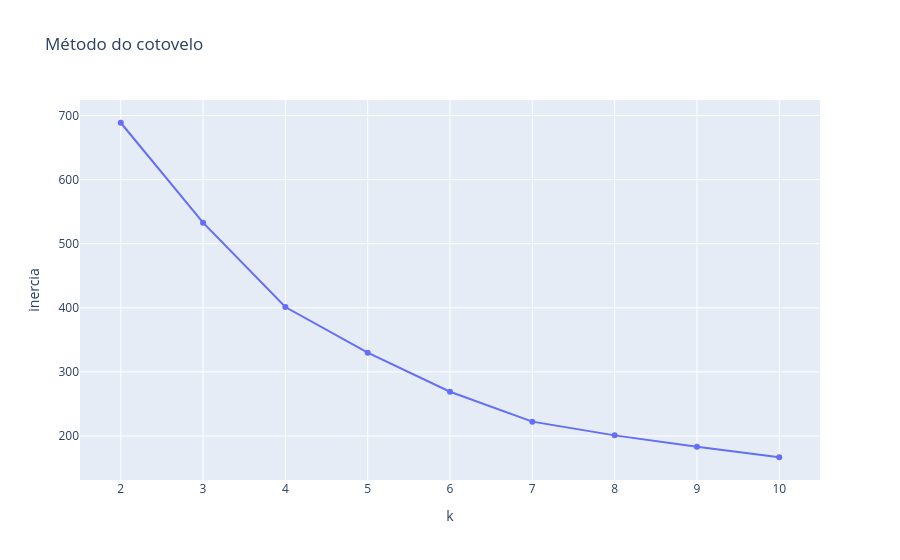
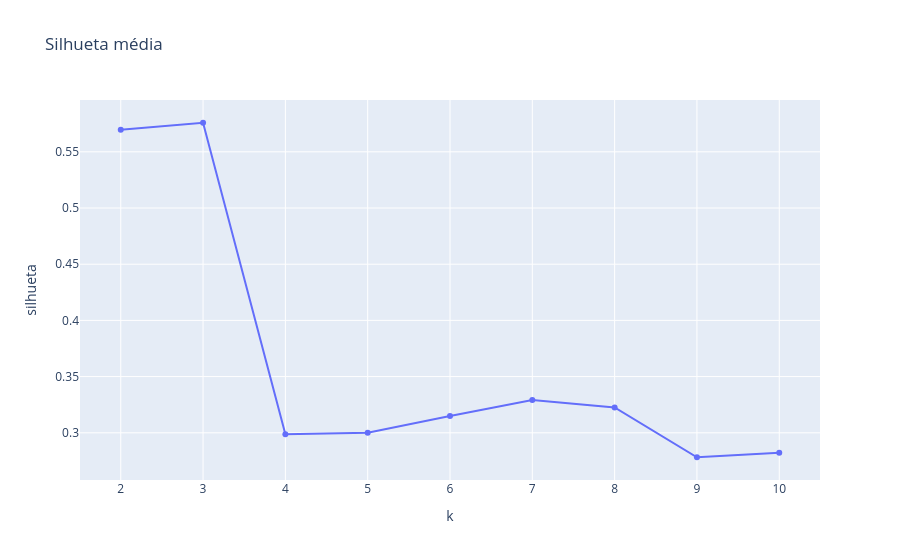

The code cell stored with these charts, in order, in its notebook:
### Code cell
resultados = []
for k in range(2, 11):
    # random_state fixo: o resultado é o mesmo a cada execução (reprodutível)
    # n_init=10: roda 10 vezes com centros iniciais diferentes e fica com a melhor
    modelo = KMeans(n_clusters=k, random_state=42, n_init=10).fit(X)
    resultados.append({
        "k": k,
        "inercia": modelo.inertia_,
        "silhueta": silhouette_score(X, modelo.labels_),
    })

resultados = pd.DataFrame(resultados)
px.line(resultados, x="k", y="inercia", markers=True, title="Método do cotovelo").show()
px.line(resultados, x="k", y="silhueta", markers=True, title="Silhueta média").show()
resultados.round(3)

### Figure 1 — Plotly figure (JSON) as saved in the notebook; plotly's stock layout.template omitted (floating-point values rounded to 4 significant figures)
{"data": [{"hovertemplate": "k=%{x}<br>inercia=%{y}<extra></extra>", "legendgroup": "", "line": {"color": "#636efa", "dash": "solid"}, "marker": {"symbol": "circle"}, "mode": "lines+markers", "name": "", "orientation": "v", "showlegend": false, "type": "scatter", "x": [2, 3, 4, 5, 6, 7, 8, 9, 10], "xaxis": "x", "y": [688.8, 532.8, 401.3, 330.0, 269.1, 222.4, 201.0, 183.1, 166.8], "yaxis": "y"}], "layout": {"legend": {"tracegroupgap": 0}, "title": {"text": "Método do cotovelo"}, "xaxis": {"anchor": "y", "domain": [0, 1], "title": {"text": "k"}}, "yaxis": {"anchor": "x", "domain": [0, 1], "title": {"text": "inercia"}}}}

### Figure 2 — Plotly figure (JSON) as saved in the notebook; plotly's stock layout.template omitted (floating-point values rounded to 4 significant figures)
{"data": [{"hovertemplate": "k=%{x}<br>silhueta=%{y}<extra></extra>", "legendgroup": "", "line": {"color": "#636efa", "dash": "solid"}, "marker": {"symbol": "circle"}, "mode": "lines+markers", "name": "", "orientation": "v", "showlegend": false, "type": "scatter", "x": [2, 3, 4, 5, 6, 7, 8, 9, 10], "xaxis": "x", "y": [0.5696, 0.5759, 0.2987, 0.3001, 0.315, 0.3292, 0.3226, 0.2782, 0.2823], "yaxis": "y"}], "layout": {"legend": {"tracegroupgap": 0}, "title": {"text": "Silhueta média"}, "xaxis": {"anchor": "y", "domain": [0, 1], "title": {"text": "k"}}, "yaxis": {"anchor": "x", "domain": [0, 1], "title": {"text": "silhueta"}}}}
